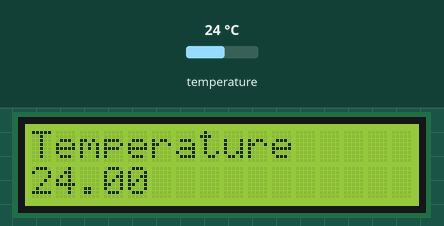
Simulated run of this sketch. Board: Arduino Mega 2560, built with avr-gcc and run on an emulated ATmega2560. On the bench: 16×2 character LCD. The test bench sets the inputs (shaded band); at power-on: temperature 24 °C. What the sketch prints to the serial monitor is not drawn.

Above: at 1.2 s.
1.3 s: temperature set to 12 °C
At 3.1 s:
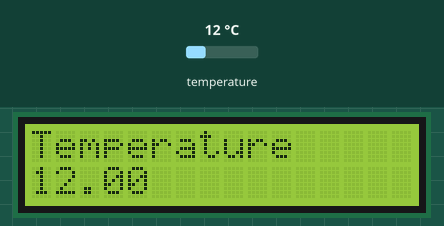
3.9 s: temperature set to 28 °C
At 5.4 s:
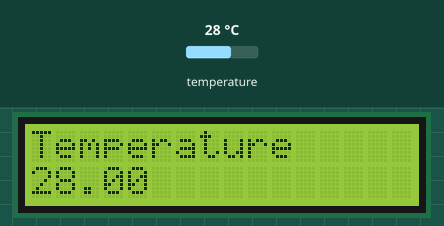
6.5 s: temperature set to 33 °C
At 8.9 s:
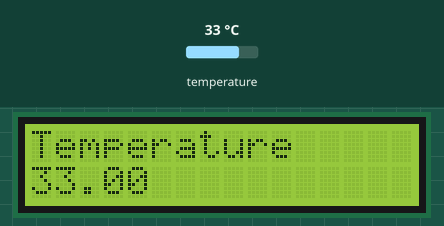
9.2 s: temperature set to 7 °C
At 11.2 s:
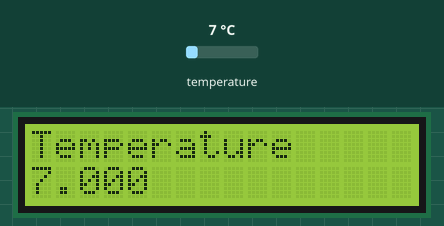
Timing chart, 0 to 12.7 s (numbered marks = the images above; inputs shaded):
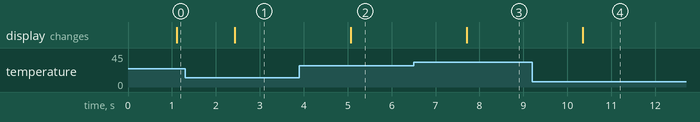

Measured:
- after the input at 1.3 s, the display: changes after 1.1 s (image 1)
- after the input at 3.9 s, the display: changes after 1.2 s (image 2)
- after the input at 6.5 s, the display: changes after 1.2 s (image 3)
- after the input at 9.2 s, the display: changes after 1.2 s (image 4)

The sketch:

TempMega2560.ino
```cpp
#include <OneWire.h>
#include <LiquidCrystal.h>

// TImUS 2019
// OneWire DS18S20, DS18B20, DS1822 Temperature Example
//
// http://www.pjrc.com/teensy/td_libs_OneWire.html
//
// The DallasTemperature library can do all this work for you!
// http://milesburton.com/Dallas_Temperature_Control_Library

OneWire  ds(22);  // on pin 2 (a 4.7K resistor is necessary)
// initialize the library by associating any needed LCD interface pin
// with the arduino pin number it is connected to
const int rs = 8, en = 9, d4 = 4, d5 = 5, d6 = 6, d7 = 7;
LiquidCrystal lcd(rs, en, d4, d5, d6, d7);

void setup(void) {
  Serial.begin(9600);
// set up the LCD's number of columns and rows:
  lcd.begin(16, 2);
  // Print a message to the LCD.
  lcd.print("Temperature");
}

void loop(void) {
  byte i;
  byte present = 0;
  byte type_s;
  byte data[12];
  byte addr[8];
  float celsius, fahrenheit;

  // set the cursor to column 0, line 1
  // (note: line 1 is the second row, since counting begins with 0):
  lcd.setCursor(0, 1);
  // print the number of seconds since reset:
 // lcd.print(millis() / 1000);

  if ( !ds.search(addr)) {
    Serial.println("No more addresses.");
    Serial.println();
    ds.reset_search();
    delay(250);
    return;
  }

  Serial.print("ROM =");
  for( i = 0; i < 8; i++) {
    Serial.write(' ');
    Serial.print(addr[i], HEX);
  }

  if (OneWire::crc8(addr, 7) != addr[7]) {
      Serial.println("CRC is not valid!");
      return;
  }
  Serial.println();

  // the first ROM byte indicates which chip
  switch (addr[0]) {
    case 0x10:
      Serial.println("  Chip = DS18S20");  // or old DS1820
      type_s = 1;
      break;
    case 0x28:
      Serial.println("  Chip = DS18B20");
      type_s = 0;
      break;
    case 0x22:
      Serial.println("  Chip = DS1822");
      type_s = 0;
      break;
    default:
      Serial.println("Device is not a DS18x20 family device.");
      return;
  }

  ds.reset();
  ds.select(addr);
  ds.write(0x44, 1);        // start conversion, with parasite power on at the end

  delay(1000);     // maybe 750ms is enough, maybe not
  // we might do a ds.depower() here, but the reset will take care of it.

  present = ds.reset();
  ds.select(addr);
  ds.write(0xBE);         // Read Scratchpad

  Serial.print("  Data = ");
  Serial.print(present, HEX);
  Serial.print(" ");
  for ( i = 0; i < 9; i++) {           // we need 9 bytes
    data[i] = ds.read();
    Serial.print(data[i], HEX);
    Serial.print(" ");
  }
  Serial.print(" CRC=");
  Serial.print(OneWire::crc8(data, 8), HEX);
  Serial.println();

  // Convert the data to actual temperature
  // because the result is a 16 bit signed integer, it should
  // be stored to an "int16_t" type, which is always 16 bits
  // even when compiled on a 32 bit processor.
  int16_t raw = (data[1] << 8) | data[0];
  if (type_s) {
    raw = raw << 3; // 9 bit resolution default
    if (data[7] == 0x10) {
      // "count remain" gives full 12 bit resolution
      raw = (raw & 0xFFF0) + 12 - data[6];
    }
  } else {
    byte cfg = (data[4] & 0x60);
    // at lower res, the low bits are undefined, so let's zero them
    if (cfg == 0x00) raw = raw & ~7;  // 9 bit resolution, 93.75 ms
    else if (cfg == 0x20) raw = raw & ~3; // 10 bit res, 187.5 ms
    else if (cfg == 0x40) raw = raw & ~1; // 11 bit res, 375 ms
    //// default is 12 bit resolution, 750 ms conversion time
  }
  celsius = (float)raw / 16.0;
  fahrenheit = celsius * 1.8 + 32.0;
  Serial.print("  Temperature = ");
  Serial.print(celsius);
  lcd.print(celsius);
  Serial.print(" Celsius, ");
  Serial.print(fahrenheit);
  Serial.println(" Fahrenheit");
}
```
